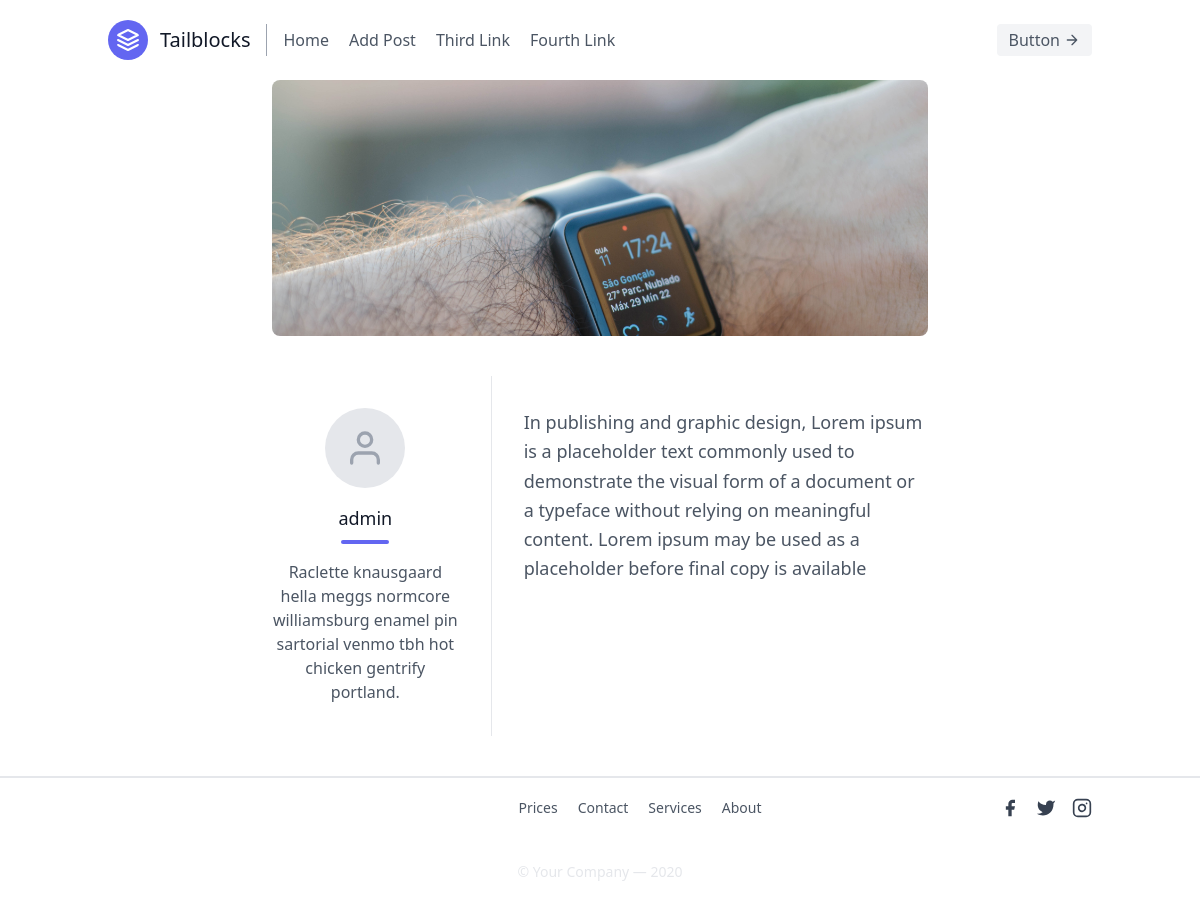
The app's page /11/ with its own data.
### blog/models.py (models this page shows, shortened)
class Post(models.Model):
  status_choices = (
    ('draft','draft'),
    ('published','published'),
  )
  title = models.CharField(max_length=100)
  author = models.ForeignKey(User, on_delete=models.CASCADE)
  body   = models.TextField()
  postImage = models.ImageField(upload_to='photos/%Y/%m/%d')
  created = models.DateTimeField(auto_now_add=True)
  updated = models.DateTimeField(auto_now=True)
  status   = models.CharField(max_length=15, choices=status_choices, default='draft', null=True)

class User(AbstractUser):
  pass

### blog/views.py (the view)
# urls.py: path('<int:id>/',views.Detail)
def Detail(request, id):
  post = Post.objects.get(id=id)
  context =  {'post':post}
  return render(request,'blog/detail.html',context)

### templates/blog/detail.html
{% extends 'base.html' %}
{% block content %}
<section class="text-gray-600 body-font">
  <div class="container px-5 py mx-auto flex flex-col">
    <div class="lg:w-4/6 mx-auto">
      <div class="rounded-lg h-64 overflow-hidden">
        <img alt="content" class="object-cover object-center h-full w-full" src="{{ post.postImage.url }}">
      </div>
      <div class="flex flex-col sm:flex-row mt-10">
        <div class="sm:w-1/3 text-center sm:pr-8 sm:py-8">
          <div class="w-20 h-20 rounded-full inline-flex items-center justify-center bg-gray-200 text-gray-400">
            <svg fill="none" stroke="currentColor" stroke-linecap="round" stroke-linejoin="round" stroke-width="2" class="w-10 h-10" viewBox="0 0 24 24">
              <path d="M20 21v-2a4 4 0 00-4-4H8a4 4 0 00-4 4v2"></path>
              <circle cx="12" cy="7" r="4"></circle>
            </svg>
          </div>
          <div class="flex flex-col items-center text-center justify-center">
            <h2 class="font-medium title-font mt-4 text-gray-900 text-lg">{{ post.author }}</h2>
            <div class="w-12 h-1 bg-indigo-500 rounded mt-2 mb-4"></div>
            <p class="text-base">Raclette knausgaard hella meggs normcore williamsburg enamel pin sartorial venmo tbh hot chicken gentrify portland.</p>
          </div>
        </div>
        <div class="sm:w-2/3 sm:pl-8 sm:py-8 sm:border-l border-gray-200 sm:border-t-0 border-t mt-4 pt-4 sm:mt-0 text-center sm:text-left">
          <p class="leading-relaxed text-lg mb-4">  {{post.body }}</p>
        </div>
      </div>
    </div>
  </div>
</section>
{% endblock  %}

### records on screen
Post: postImage (picture), author "admin", body "In publishing and graphic design, Lorem ipsum is a placeholder text commonly used to demonstrate the visual form of a document or a typeface without relying on meaningful content. Lorem ipsum may be used as a placeholder before final copy is available"
